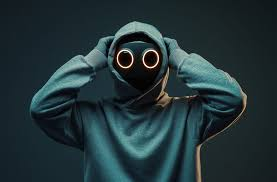
#> input picture day 02/1.jpg, 277 x 182 px
$ python all3.py
#> lines starting #> are read from the running program, lines starting #| are printed output that depends on the picture; after the words box and inside, x2 and y2 are one past the last pixel; in counts of white or black regions, pixels touching at a corner belong together
import cv2
import matplotlib.pyplot as plt
img=cv2.imread("1.jpg")
#> img is the input picture: shape (182, 277, 3); mean B, G, R 56.5, 52.3, 34.5
gaussian =cv2.GaussianBlur(img,(5,5),0)
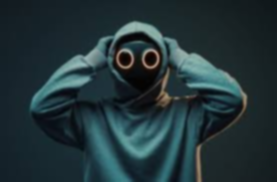
#> gaussian: shape (182, 277, 3); mean B, G, R 56.5, 52.3, 34.5
gray=cv2.cvtColor(img,cv2.COLOR_BGR2GRAY)
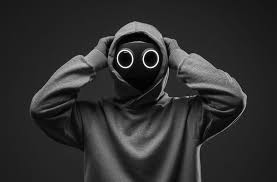
#> gray: shape (182, 277); min 0, max 254, mean 47.5
edges=cv2.Canny(gray,50,100)
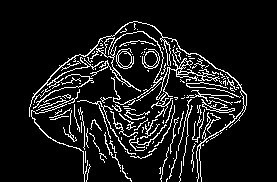
#> edges: shape (182, 277); 9.8% white in thin lines or dots, all inside (x1, y1, x2, y2) = (29, 21, 247, 182)
threshold,thresh=cv2.threshold(gray,127,255,cv2.THRESH_BINARY)
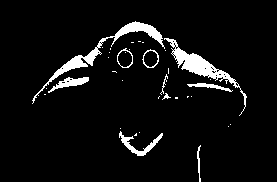
#> thresh: shape (182, 277); 5.8% white; 35 white regions (25 under 20 px), largest, box (x1, y1, x2, y2) and area: (32, 21, 165, 104) 1005, (164, 38, 247, 116) 942, (119, 131, 163, 156) 286
plt.imshow(cv2.cvtColor(edges,cv2.COLOR_BGR2RGB))
plt.axis("off")
plt.show()
